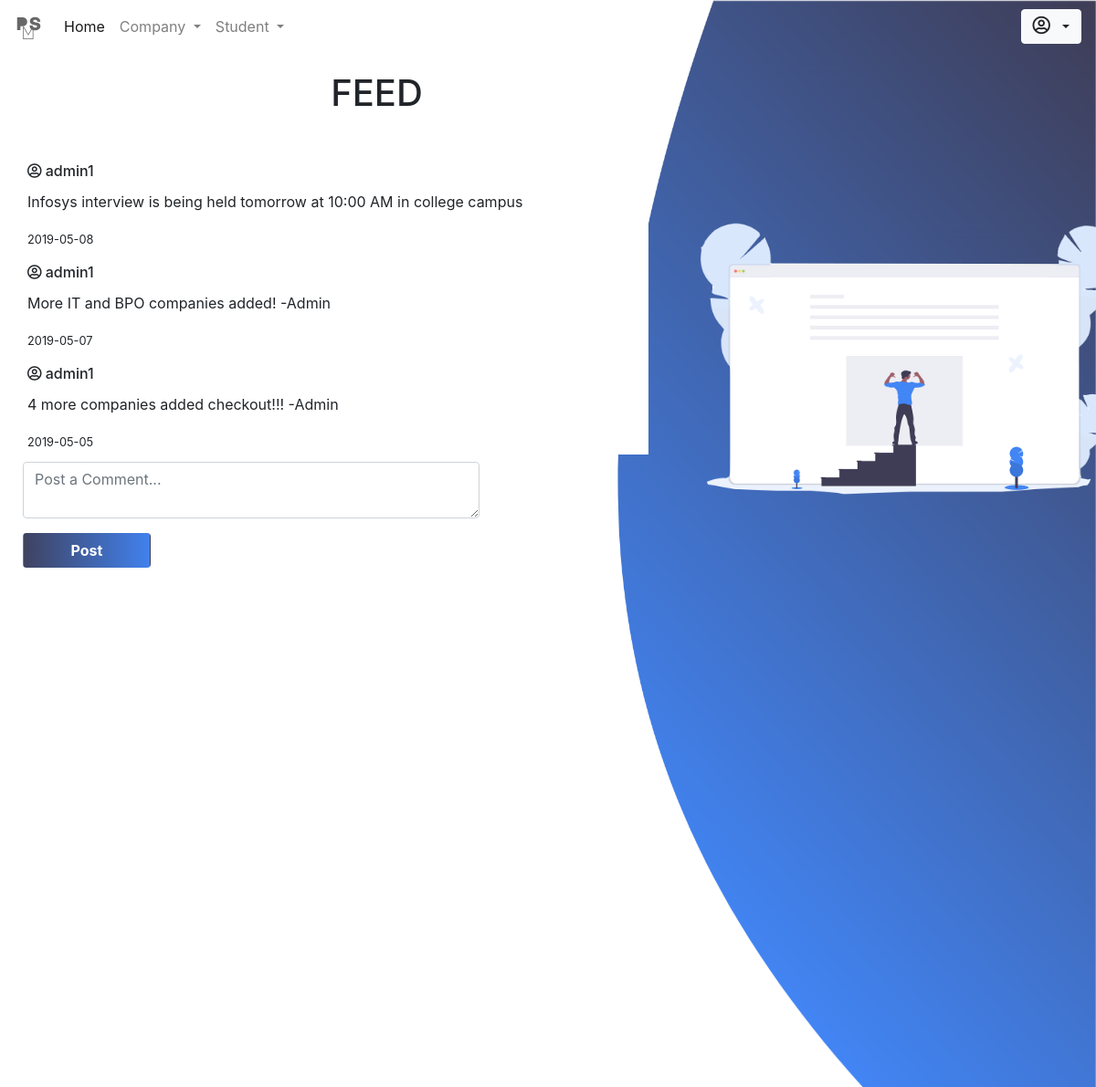
Page /admin/index.php on the earlier database version.
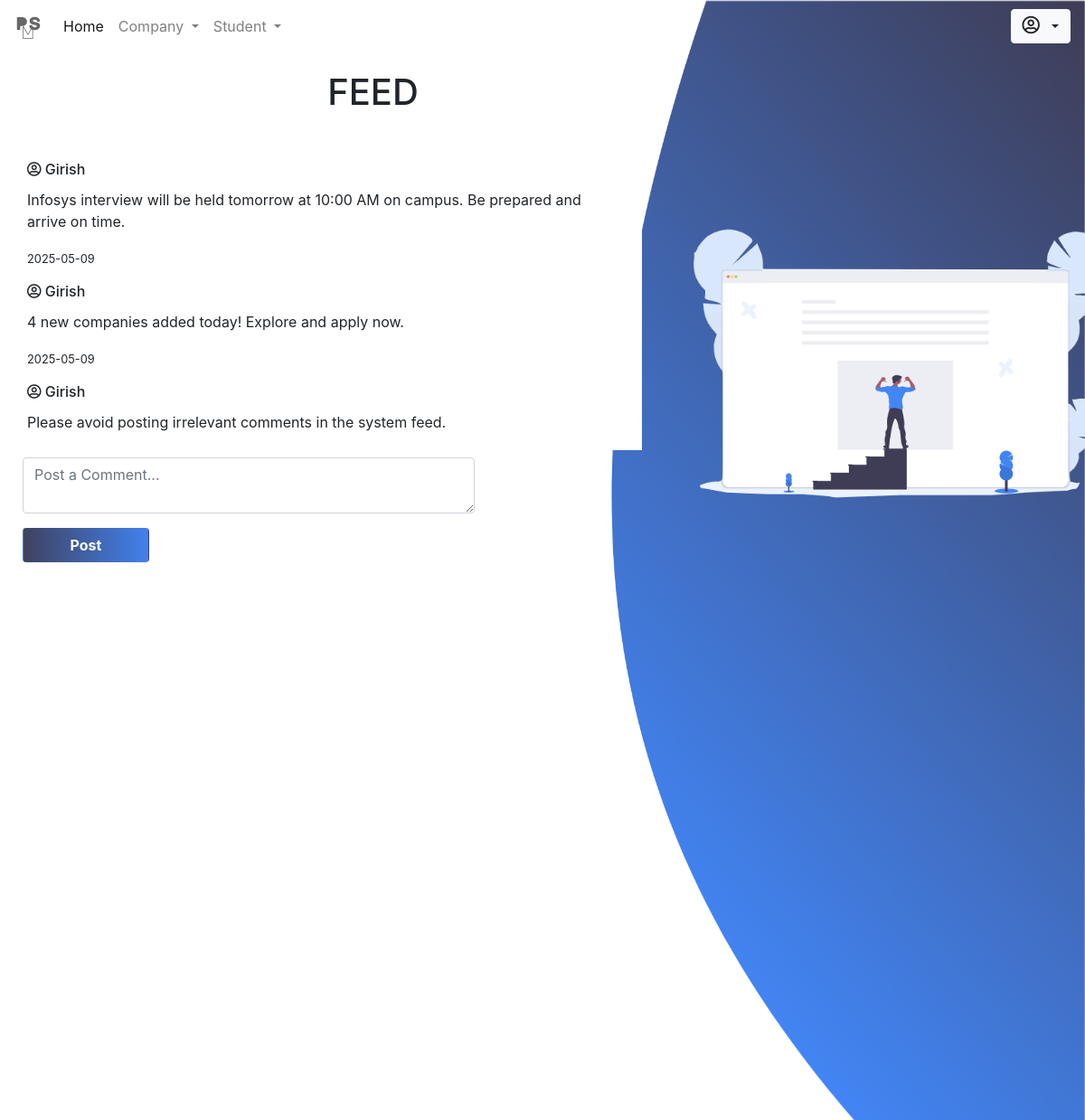
Same page on the later database version.
### tables this page shows
CREATE TABLE IF NOT EXISTS `feed` (
  `id` int(255) NOT NULL AUTO_INCREMENT,
  `user` varchar(100) DEFAULT NULL,
  `message` text,
  `date` date DEFAULT NULL,
  `time` time NOT NULL,
  PRIMARY KEY (`id`)
);

### admin/index.php (the view, shortened to what this page needs)
<!DOCTYPE html>
<html lang="en">
<head>
    <link rel="stylesheet" type="text/css" href="css/addcomp.css">
    <?php include_once 'includes/head.php' ?>
</head>
<body>
    <div>
    	<img id="img2" src="../images/feedicon.png" width="550px" style="position: absolute; position: fixed; z-index: 1; margin-left: 60%; margin-top: 18vh;">
    </div>
    <img src="../images/feed.png" id="img1" style="position: fixed;">
    	<?php include_once 'includes/nav.php' ?>
    <div class="content" style="margin-top: 20px; margin-left: 10px;">
    	<h1 class="form-row justify-content-center" style="margin-left: 100px;">FEED</h1> <br>
    	<div class="pre-scrollable" style="width: 700px; height: 400px; scroll-behavior: auto;">
         <div style="max-height: 90vh;">
             <div class="card" style="border: none;">
          <div class="card-body">
            <?php
                $sql = "select * from feed order by date desc, time desc;";
                $res = mysqli_query($conn, $sql);
                $rescheck = mysqli_num_rows($res);
                if ($rescheck > 0) {
                    while ($row = mysqli_fetch_assoc($res)) {
                        ?>
                        <h6 class="card-title"><i class="far fa-user-circle"></i>&nbsp;<?php echo $row['user']; ?></h6>
                        <p class="card-text"><?php echo $row['message']; ?></p>
                        <p><small><?php echo $row['date']; ?></small></p>
                        <?php
                    }
                }
            ?>
          </div>
        </div>
        </div>
        </div>
    	<form action="php/feed.inc.php" method="POST" style="margin-left: 15px; margin-top: 8px;">
		 	<div class="form-group">
		 		<textarea class="form-control" style="width: 500px;" name="message" placeholder="Post a Comment..."></textarea>
		 	</div>
		 	<div class="form-group">
		 		<button type="submit" class="btn" name="post" style="color: white; width: 140px;
									font-weight: bold; background: linear-gradient(to left, #4181ED, #3F4261);">Post</button>
		 	</div>
		  </form>
    </div>
</body>
</html>

### admin/includes/head.php (shortened to what this page needs)
<link rel="stylesheet" href="includes/bootstrap/bootstrap.min.css">
<link rel="stylesheet" href="https://use.fontawesome.com/releases/v5.8.1/css/all.css">

### admin/includes/nav.php (shortened to what this page needs)
<nav class="navbar navbar-expand-lg navbar-light bg-transparent">
  <a class="navbar-brand" href="#"><img src="../images/logo.png" style="width: 30px; height: 30px;"></a>
  <div class="collapse navbar-collapse" id="navbarSupportedContent">
    <ul class="navbar-nav mr-auto">
      <li class="nav-item active" id="home">
        <a class="nav-link" href="index.php">Home <span class="sr-only">(current)</span></a>
      </li>
      <li class="nav-item dropdown">
        <a class="nav-link dropdown-toggle" href="#" id="navbarDropdown" role="button" data-toggle="dropdown" aria-haspopup="true" aria-expanded="false">
          Company
        </a>
      </li>
      <li class="nav-item dropdown">
        <a class="nav-link dropdown-toggle" href="#" id="navbarDropdown" role="button" data-toggle="dropdown" aria-haspopup="true" aria-expanded="false">
          Student
        </a>
      </li>
    </ul>
      <form class="form-inline my-2 my-lg-0">
          <li class="nav-item dropdown" style="list-style: none;">
          <button class="btn btn-light dropdown-toggle" href="#" id="navbarDropdown" role="button" data-toggle="dropdown" aria-haspopup="true" aria-expanded="false" style="outline: 0 none;">
            <i class="far fa-user-circle" style="font-size: 20px;"></i>&nbsp;<?php echo $_SESSION['username']; ?>
          </button>
        </li>
      </form>
  </div>
</nav>

### admin/css/addcomp.css (style rules this page uses)
#img1 { position: absolute; height: 100vh; width: 100%; position: fixed; }
#img1,.content { position: absolute; }
form { margin-left: 120px; }
button { background: #514DC0; }
#img2 { z-index: 0; }

Differences in the rows shown:
removed feed: user "admin1", message "Infosys interview is being held tomorrow at 10:00 AM in college campus", date "2019-05-08"
removed feed: user "admin1", message "More IT and BPO companies added! -Admin", date "2019-05-07"
removed feed: user "admin1", message "4 more companies added checkout!!! -Admin", date "2019-05-05"
added feed: user "Girish", message "Infosys interview will be held tomorrow at 10:00 AM on campus. Be prepared and arrive on time.", date "2025-05-09"
now on this page (row edited): feed: user "Girish", message "4 new companies added today! Explore and apply now.", date "2025-05-09"
now on this page (row edited): feed: user "Girish", message "Please avoid posting irrelevant comments in the system feed."
